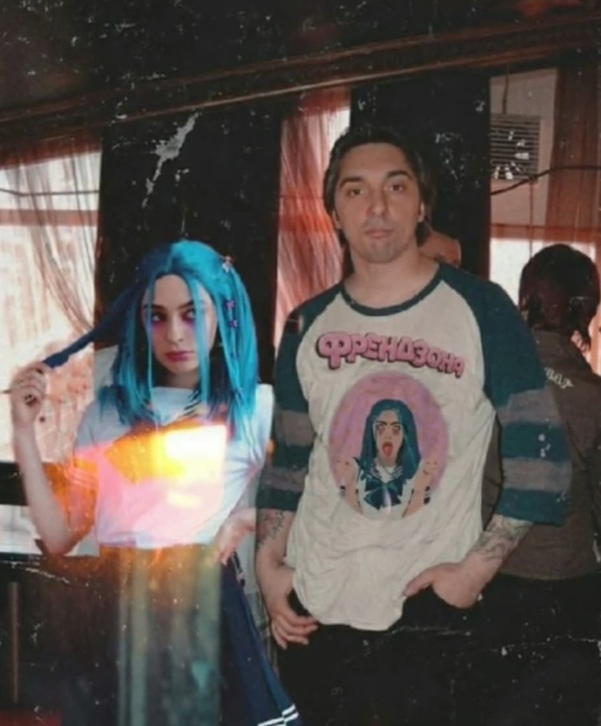
#> input picture lab3/1.jpg, 601 x 726 px, given in place of the camera
$ python task5.py
#> lines starting #> are read from the running program, lines starting #| are printed output that depends on the picture; after the words box and inside, x2 and y2 are one past the last pixel; in counts of white or black regions, pixels touching at a corner belong together
import cv2
import numpy as np

camera = cv2.VideoCapture(0)
trajectory = []
while True:
    ret, frame = camera.read()
#> frame is the input picture: shape (726, 601, 3); mean B, G, R 79.8, 83.8, 92.4
    if not ret:
        break

    frame_hsv = cv2.cvtColor(frame, cv2.COLOR_BGR2HSV)
#> frame_hsv: shape (726, 601, 3); mean H, S, V 38.4, 56.1, 97.6

    # Создаем маску для красного цвета (два диапазона из-за цикличности Hue)
    red_lower1 = np.array([0, 200, 100])
    red_upper1 = np.array([5, 255, 255])
    red_lower2 = np.array([175, 200, 100])
    red_upper2 = np.array([180, 255, 255])

    red_mask = cv2.inRange(frame_hsv, red_lower1, red_upper1) + cv2.inRange(
        frame_hsv, red_lower2, red_upper2
    )
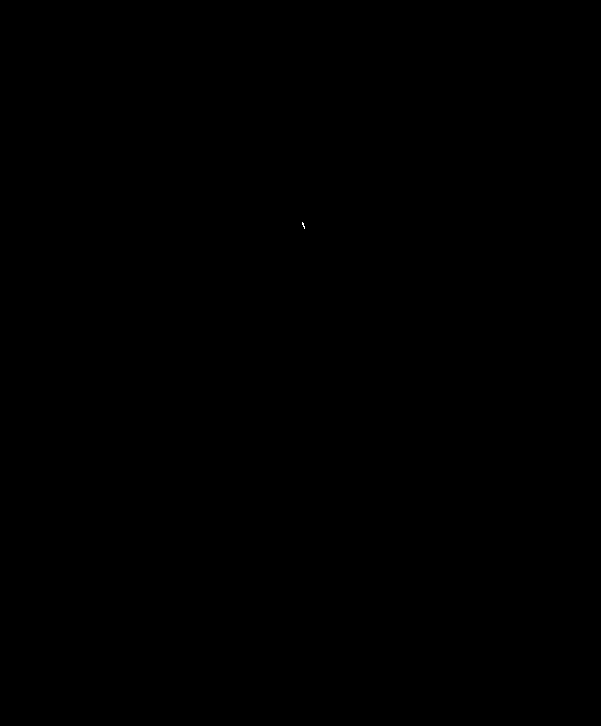
#> red_mask: shape (726, 601); 0% white in thin lines or dots, all inside (x1, y1, x2, y2) = (302, 222, 305, 229)

    # Морфологические операции для объединения близких областей и удаления шума
    kernel = np.ones((15, 15), np.uint8)
    red_mask = cv2.morphologyEx(red_mask, cv2.MORPH_CLOSE, kernel)
    red_mask = cv2.morphologyEx(red_mask, cv2.MORPH_OPEN, kernel)
#> red_mask: shape (726, 601); every value is 0

    # ВЫЧИСЛЕНИЕ МОМЕНТОВ ИЗОБРАЖЕНИЯ
    # Моменты вычисляются напрямую из маски без использования контуров
    moments = cv2.moments(red_mask)
#> moments = moments, m00 0

    # m00 - нулевой момент (площадь)
    area = moments["m00"]
#> area = 0

    area_text = f"Area: {int(area)}"
#> area_text = 'Area: 0'

    # Если найдены красные пиксели и площадь достаточная
    if area > 500:
        # ЦЕНТР МАСС через моменты первого порядка
        # m10 - момент первого порядка по X
        # m01 - момент первого порядка по Y
        # Центр масс: (m10/m00, m01/m00)
        cX = int(moments["m10"] / moments["m00"])
        cY = int(moments["m01"] / moments["m00"])

        # Для bounding box находим координаты пикселей
        y_coords, x_coords = np.where(red_mask > 0)

        x_min = x_coords.min()
        x_max = x_coords.max()
        y_min = y_coords.min()
        y_max = y_coords.max()

        trajectory.append([cX, cY])
        # Рисуем bounding box
        cv2.rectangle(frame, (x_min, y_min), (x_max, y_max), (0, 0, 0), 2)

        # Рисуем центр масс (вычисленный через моменты!)
        cv2.circle(frame, (cX, cY), 3, (255, 0, 0), -1)

        trajectory_formatted = np.array(trajectory, np.int32)
        cv2.polylines(frame, [trajectory_formatted], False, (0, 0, 255), 4)

        # Дополнительно: выводим информацию о моментах для понимания
        cv2.putText(
            frame,
            f"m00: {int(moments['m00'])}",
            (10, 60),
            cv2.FONT_HERSHEY_SIMPLEX,
            0.5,
            (255, 255, 0),
            1,
            cv2.LINE_AA,
        )
        cv2.putText(
            frame,
            f"Center: ({cX}, {cY})",
            (10, 85),
            cv2.FONT_HERSHEY_SIMPLEX,
            0.5,
            (255, 255, 0),
            1,
            cv2.LINE_AA,
        )

    # Выводим площадь в левом верхнем углу
    cv2.putText(
        frame,
        area_text,
        (10, 30),
        cv2.FONT_HERSHEY_SIMPLEX,
        1,
        (0, 255, 0),
        2,
        cv2.LINE_AA,
    )
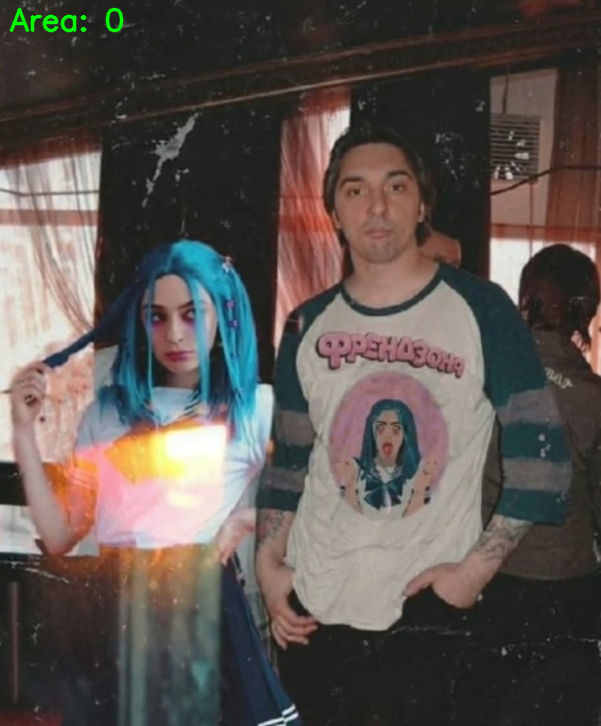
#> frame: shape (726, 601, 3); 0.27% of pixels changed, all inside (x1, y1, x2, y2) = (9, 7, 124, 33)

    cv2.imshow("Red_object_center", frame)

    if cv2.waitKey(1) & 0xFF == 27:
#> (key Esc is pressed here)
        break

camera.release()
cv2.destroyAllWindows()
